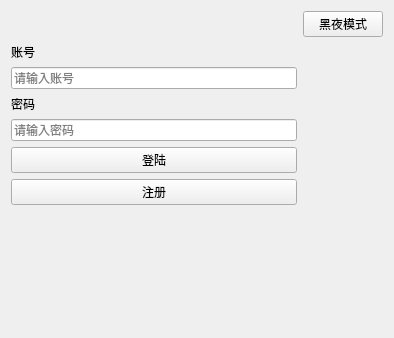
<?xml version="1.0" encoding="UTF-8"?>
<ui version="4.0">
 <class>Login</class>
 <widget class="QWidget" name="Login">
  <property name="geometry">
   <rect>
    <x>0</x>
    <y>0</y>
    <width>394</width>
    <height>338</height>
   </rect>
  </property>
  <property name="windowTitle">
   <string>Form</string>
  </property>
  <layout class="QHBoxLayout" name="horizontalLayout">
   <item>
    <layout class="QGridLayout" name="gridLayout">
     <item row="1" column="0">
      <layout class="QVBoxLayout" name="verticalLayout">
       <item>
        <widget class="QLabel" name="label">
         <property name="sizePolicy">
          <sizepolicy hsizetype="Minimum" vsizetype="Fixed">
           <horstretch>0</horstretch>
           <verstretch>0</verstretch>
          </sizepolicy>
         </property>
         <property name="mouseTracking">
          <bool>false</bool>
         </property>
         <property name="text">
          <string>账号</string>
         </property>
        </widget>
       </item>
       <item>
        <widget class="QLineEdit" name="num_in">
         <property name="sizePolicy">
          <sizepolicy hsizetype="Expanding" vsizetype="Fixed">
           <horstretch>0</horstretch>
           <verstretch>0</verstretch>
          </sizepolicy>
         </property>
         <property name="inputMask">
          <string/>
         </property>
         <property name="text">
          <string/>
         </property>
         <property name="placeholderText">
          <string>请输入账号</string>
         </property>
        </widget>
       </item>
       <item>
        <widget class="QLabel" name="label_2">
         <property name="sizePolicy">
          <sizepolicy hsizetype="Fixed" vsizetype="Fixed">
           <horstretch>0</horstretch>
           <verstretch>0</verstretch>
          </sizepolicy>
         </property>
         <property name="text">
          <string>密码</string>
         </property>
        </widget>
       </item>
       <item>
        <widget class="QLineEdit" name="pwd_in">
         <property name="cursor">
          <cursorShape>IBeamCursor</cursorShape>
         </property>
         <property name="inputMask">
          <string/>
         </property>
         <property name="placeholderText">
          <string>请输入密码</string>
         </property>
        </widget>
       </item>
       <item>
        <widget class="QPushButton" name="login_butt">
         <property name="text">
          <string>登陆</string>
         </property>
        </widget>
       </item>
       <item>
        <widget class="QPushButton" name="reg_butt">
         <property name="text">
          <string>注册</string>
         </property>
        </widget>
       </item>
       <item>
        <spacer name="verticalSpacer">
         <property name="orientation">
          <enum>Qt::Vertical</enum>
         </property>
         <property name="sizeHint" stdset="0">
          <size>
           <width>20</width>
           <height>40</height>
          </size>
         </property>
        </spacer>
       </item>
      </layout>
     </item>
     <item row="0" column="1">
      <widget class="QPushButton" name="dark_mode_butt">
       <property name="text">
        <string>黑夜模式</string>
       </property>
      </widget>
     </item>
    </layout>
   </item>
  </layout>
 </widget>
 <resources/>
 <connections/>
</ui>
